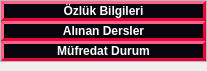
               <widget class="QWidget" name="pageGenel">
                <property name="geometry">
                 <rect>
                  <x>0</x>
                  <y>0</y>
                  <width>207</width>
                  <height>71</height>
                 </rect>
                </property>
                <attribute name="icon">
                 <iconset>
                  <normaloff>:/Icon/Iconlar/genelislem.png</normaloff>:/Icon/Iconlar/genelislem.png</iconset>
                </attribute>
                <attribute name="label">
                 <string>Genel İşlemler</string>
                </attribute>
                <layout class="QVBoxLayout" name="verticalLayout_4">
                 <property name="spacing">
                  <number>0</number>
                 </property>
                 <property name="leftMargin">
                  <number>0</number>
                 </property>
                 <property name="topMargin">
                  <number>0</number>
                 </property>
                 <property name="rightMargin">
                  <number>0</number>
                 </property>
                 <property name="bottomMargin">
                  <number>0</number>
                 </property>
                 <item alignment="Qt::AlignTop">
                  <widget class="QFrame" name="frameGenel">
                   <property name="frameShape">
                    <enum>QFrame::StyledPanel</enum>
                   </property>
                   <property name="frameShadow">
                    <enum>QFrame::Raised</enum>
                   </property>
                   <layout class="QVBoxLayout" name="verticalLayout_5">
                    <property name="spacing">
                     <number>0</number>
                    </property>
                    <property name="leftMargin">
                     <number>0</number>
                    </property>
                    <property name="topMargin">
                     <number>0</number>
                    </property>
                    <property name="rightMargin">
                     <number>0</number>
                    </property>
                    <property name="bottomMargin">
                     <number>0</number>
                    </property>
                    <item>
                     <widget class="QPushButton" name="btnOzluk">
                      <property name="styleSheet">
                       <string notr="true">QPushButton {
	background-color: rgb(9,5,13);
    border-style: outset;
    border-width: 3px;
    border-radius: 15px;
    border-color: rgb(231,5,62);
    font: bold 12px;
	color:rgb(255,255,255);
}

QPushButton:hover {
background-color: qlineargradient(spread:pad, x1:0, y1:1, x2:0, y2:0, stop:0 rgb(41, 128, 185), stop:1 rgb(52, 152, 219));
}</string>
                      </property>
                      <property name="text">
                       <string>Özlük Bilgileri</string>
                      </property>
                     </widget>
                    </item>
                    <item>
                     <widget class="QPushButton" name="btnAlinanDersler">
                      <property name="styleSheet">
                       <string notr="true">QPushButton {
	background-color: rgb(9,5,13);
    border-style: outset;
    border-width: 3px;
    border-radius: 15px;
    border-color: rgb(231,5,62);
    font: bold 12px;
	color:rgb(255,255,255);
}

QPushButton:hover {
background-color: qlineargradient(spread:pad, x1:0, y1:1, x2:0, y2:0, stop:0 rgb(41, 128, 185), stop:1 rgb(52, 152, 219));
}</string>
                      </property>
                      <property name="text">
                       <string>Alınan Dersler</string>
                      </property>
                     </widget>
                    </item>
                    <item>
                     <widget class="QPushButton" name="btnMufredat">
                      <property name="styleSheet">
                       <string notr="true">QPushButton {
	background-color: rgb(9,5,13);
    border-style: outset;
    border-width: 3px;
    border-radius: 15px;
    border-color: rgb(231,5,62);
    font: bold 12px;
	color:rgb(255,255,255);
}

QPushButton:hover {
background-color: qlineargradient(spread:pad, x1:0, y1:1, x2:0, y2:0, stop:0 rgb(41, 128, 185), stop:1 rgb(52, 152, 219));
}</string>
                      </property>
                      <property name="text">
                       <string>Müfredat Durum</string>
                      </property>
                     </widget>
                    </item>
                   </layout>
                  </widget>
                 </item>
                </layout>
               </widget>
